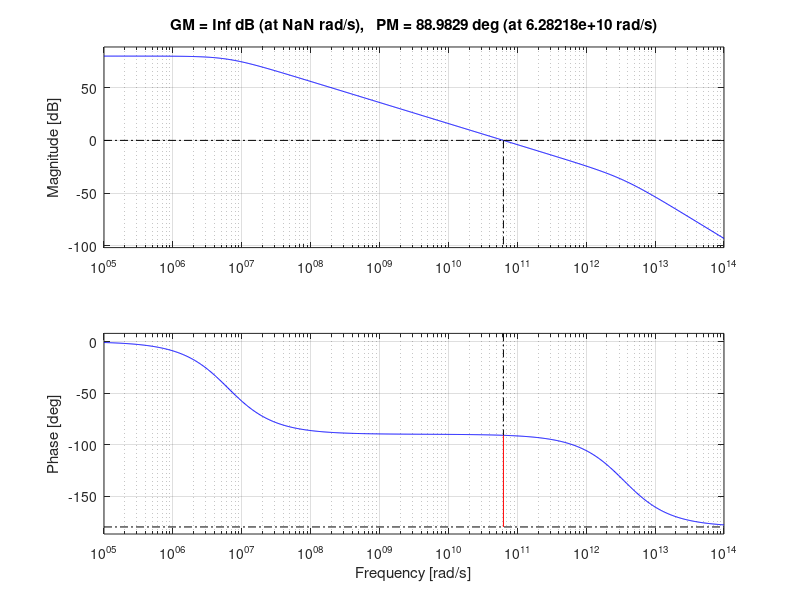
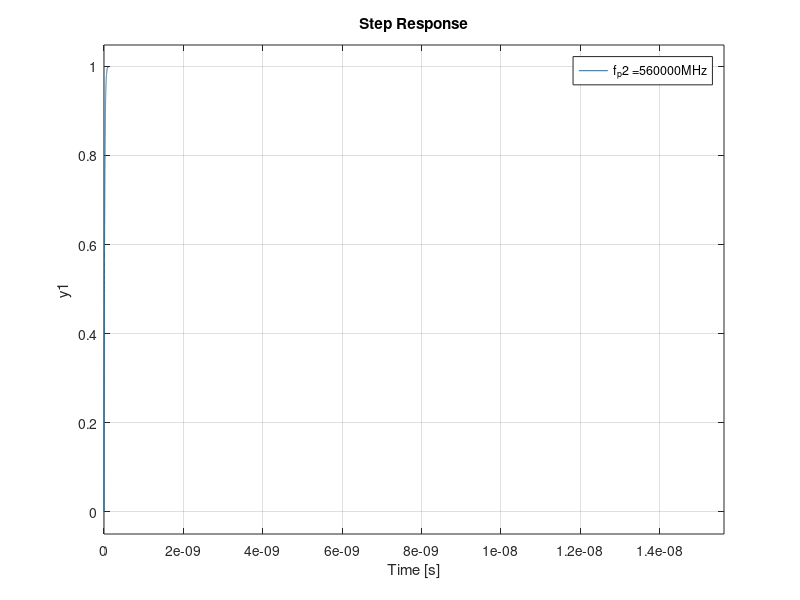

Source code (MATLAB) for these figures, in order: (Note: this script raises an error after producing the figures.)
%%
close all
clear
clc
a0 = 1e4;
p1 = -1e6*2*pi;


figure(2)
    p2 = -560000*1e6*2*pi;
    k = a0;
    z = [];
    p = [p1,p2]
    [b,a] = zp2tf(z,p,k)
    openloop = tf([b],[a/(p1*p2)])
    closedloop = feedback(openloop,1)

    step(closedloop)
    legend(strcat('f_p2 = ',num2str(-p2/1e6/2/pi),'MHz'))
    figure()
    margin(openloop)    

%%
close all
clc
figure(3)
datacursormode on
wp2 = linspace(1e9,1e11,800);
tmax = double(zeros(1,800));
xx = 0.001;
for i = 1:length(wp2)
    p2 = -wp2(i);
    k = 2997;
    z = [];
    p = [p1,p2];
    [b,a] = zp2tf(z,p,k);
    openloop = tf([b],[a/(p1*p2)]);
    closedloop = feedback(openloop,0.5);
    [Y, T] = step(closedloop,180e-9);
    for j = 1:length(T)-1
        if((Y(j)<= 1-xx && Y(j+1) >1-xx) || (Y(j)>= 1+xx && Y(j+1) <1+xx))
            tmax(i) = T(j);
        end
    end
    if(tmax(i) == 0)
        i
        tmax(i)
        step(closedloop)
         getchar
    end
   
    %tmax(i)
    %step(closedloop);
    %getchar
    %legendInfo{i} = [strcat('f_p2 = ',num2str(-p2/1e6/2/pi),'MHz')];
    %margin(closedloop)
    %figure(4)
    %step(closedloop);
end  
semilogx(-wp2./p1,tmax)
title('t_{settling} vs {\omega}_{p2}/{\omega}_{p1} ')
xlabel('{{\omega}_{p2}}/{{\omega}_{p1}}')
ylabel('t(s)')
display('hi')
p2 = -wp2(find(tmax==min(tmax)));
if(length(p2)>1)
    p2 = p2(1)
end
    k = 2997;
    z = [];
    p = [p1,p2];
    [b,a] = zp2tf(z,p,k);
    openloop = tf([b],[a/(p1*p2)]);
    closedloop = feedback(openloop,1);
    figure()
margin(openloop)
%%
hold on
for fb = [0,0.5,1]
    closedloop = feedback(openloop,fb)
    % 
    % figure(1)
    % bode(openloop,closedloop)
    % legend show
    % figure(2)
    % margin(closedloop)
    % legend show
    bode(closedloop)
%      a = a0/(1+fb*a0)
%      [Y,T,X] = step(closedloop,100e-9);
%      plot(T,Y/a)
     legend('f = 0','f = f_{crit}','f = 1')
     %pzmap(closedloop)
end
hold off
title('Bode plot for different f_{feedback}')
% title('Normalized step response for different f_{feedback}')